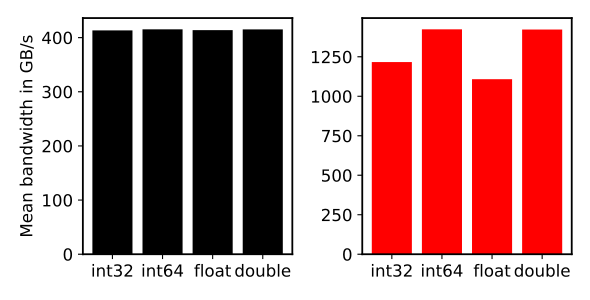

The script that drew this image:
import matplotlib.pyplot as plt
import numpy as np

from pylab import rcParams
rcParams['figure.figsize'] = (5.9, 3)
rcParams['font.size'] = 12
rcParams['lines.linewidth'] = 2.5
rcParams['axes.linewidth'] = 1.3

rtx3070 = dict()
rtx3070["int32"] = 2597.7
rtx3070["int64"] = 5170.51
rtx3070["float"] = 2594.71
rtx3070["double"] = 5172.44

X = ["int32", "int64", "float", "double"]
Y = 8*2**27/np.array([2597.7, 5170.51/2, 2594.71, 5172.44/2])/1000
Ysuper = 8*2**27/np.array([882.512, 1508.18/2, 969.211, 1509.76/2])/1000

a100 = dict()
a100["int32"] = 882.512
a100["int64"] = 1508.18
a100["float"] = 969.211
a100["double"] = 1509.76


fig, (axr, axa) = plt.subplots(1, 2)
axr.bar(X, Y, color="black")
axr.set_ylabel("Mean bandwidth in GB/s")
axa.bar(X, Ysuper, color="red")



fig.tight_layout()
plt.show()
